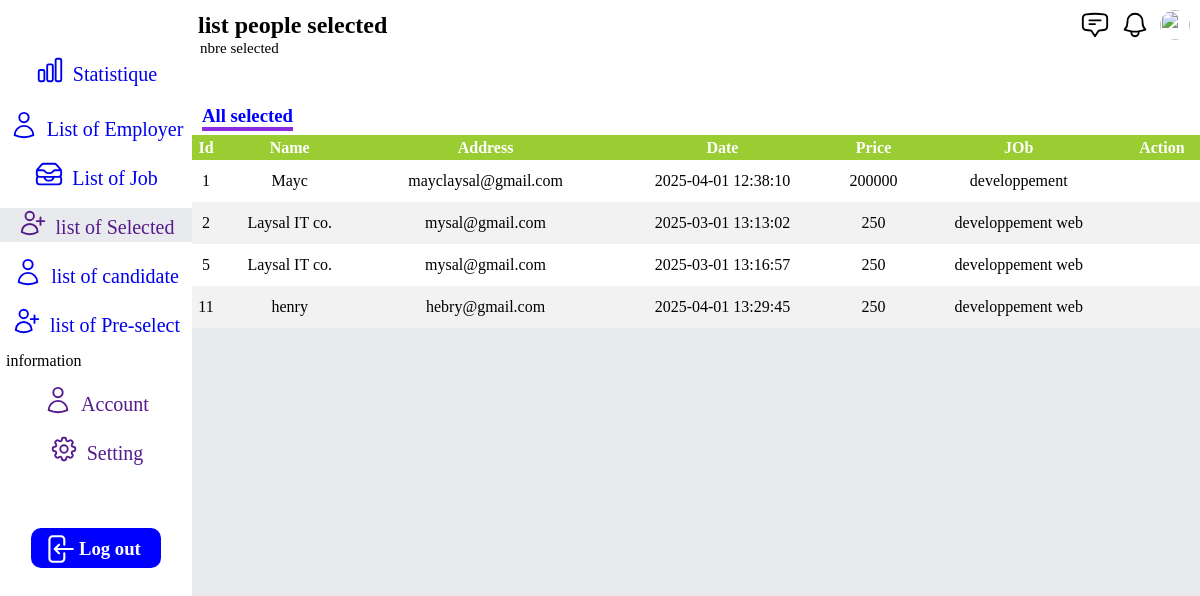
The page /project/big_user/list_selected.php on the database its author committed.
### tables this page shows
CREATE TABLE IF NOT EXISTS `selected` (
  `id` int NOT NULL AUTO_INCREMENT,
  `idjob` int DEFAULT NULL,
  `ident` int DEFAULT NULL,
  `idselecte` int DEFAULT NULL,
  `adresse` varchar(100) DEFAULT NULL,
  `montant` float DEFAULT NULL,
  `datet` timestamp NULL DEFAULT CURRENT_TIMESTAMP,
  `cv` varchar(200) DEFAULT NULL,
  PRIMARY KEY (`id`),
  KEY `idjob` (`idjob`),
  KEY `ident` (`ident`),
  KEY `idselecte` (`idselecte`)
);

CREATE TABLE IF NOT EXISTS `user` (
  `user_id` int NOT NULL AUTO_INCREMENT,
  `name` varchar(100) NOT NULL,
  `second_name` varchar(70) DEFAULT NULL,
  `email` varchar(100) NOT NULL,
  `date_of_b` date DEFAULT NULL,
  `password` varchar(50) NOT NULL,
  `role` enum('candidate','employer','admin') NOT NULL,
  `gender` varchar(10) DEFAULT NULL,
  `phone` varchar(30) DEFAULT NULL,
  `image` varchar(100) NOT NULL,
  `town` varchar(50) NOT NULL,
  `country` varchar(50) NOT NULL,
  `company_type` varchar(30) NOT NULL,
  `company_num` varchar(70) NOT NULL,
  `created_at` datetime DEFAULT CURRENT_TIMESTAMP,
  `updated_at` datetime DEFAULT CURRENT_TIMESTAMP ON UPDATE CURRENT_TIMESTAMP,
  PRIMARY KEY (`user_id`),
  UNIQUE KEY `email` (`email`)
);

CREATE TABLE IF NOT EXISTS `job_post` (
  `job_post_id` int NOT NULL AUTO_INCREMENT,
  `user_id` int NOT NULL,
  `title` varchar(255) NOT NULL,
  `description` text,
  `requirement` text,
  `qualification` text,
  `salary_range` varchar(100) DEFAULT NULL,
  `part_time` varchar(20) DEFAULT NULL,
  `day_shift` varchar(20) DEFAULT NULL,
  `post_date` datetime DEFAULT CURRENT_TIMESTAMP,
  `state` varchar(50) DEFAULT 'active',
  `created_at` datetime DEFAULT CURRENT_TIMESTAMP,
  `updated_at` datetime DEFAULT CURRENT_TIMESTAMP ON UPDATE CURRENT_TIMESTAMP,
  `skills` text,
  `town` varchar(100) DEFAULT NULL,
  `country` varchar(100) DEFAULT NULL,
  PRIMARY KEY (`job_post_id`),
  KEY `user_id` (`user_id`)
);

### project/big_user/list_selected.php (the view, shortened to what this page needs)
<?php
  $image=$_SESSION['image'];
?>
<!DOCTYPE html>
<html lang="en">
<head>
   <link rel="stylesheet" href="https://cdnjs.cloudflare.com/ajax/libs/font-awesome/5.7.2/css/all.min.css" : />
    <link rel="stylesheet" href="../Admin/style.css">
</head>
<body>
    <div class="div1">
         <a href="index.php" class="ar">
            <div>
            </div>
           <p class="aqw">Statistique</p>
         </a>
         <a href="index.php" class="br">
            <div>
            </div>
           <p class="aqw">List of Employer</p>
         </a>
         <a href="list_of_job.php" class="br">
            <div>
            </div>
           <p class="aqw">List of Job</p>
         </a>
         <a href="" class="cr">
            <div>
            </div>
           <p class="aqw">list of Selected </p>
         </a>
         <a href="list_candidate.php" class="br">
            <div>
            </div>
           <p class="aqw"> list of candidate</p>
         </a>
           <a href="list_preselect.php" class="br">
            <div>
            </div>
           <p class="aqw">list of Pre-select</p>
         </a>
         <p class="in"> information</p>
         <a href="" class="br">
            <div>
            </div>
           <p class="aqw"> Account</p>
         </a>
         <a href="" class="br">
            <div>
            </div>
           <p class="aqw"> Setting</p>
         </a>
         <div class="btn">
            <a class="log" href="log_out.php">
              <div>
              </div>
            <div>
               <h3 class="pp">Log out </h3></div> </a>
         </div>
    </div>
    <div class="div2">
      <div class="ma">
         <div><h2 class="se">list people selected</h2> <p class="nb"> nbre selected</p></div>
         <div class="pa" >
                <div>
                </div>
                <div>
                </div>
                <div>
                <img src="../<?php echo $image?>" class="message2" alt="">
                </div>
            </div>
      </div>
      <div class="prese">
        <div class="ty">
          <h3 class="all">All selected</h3>
        </div>
      </div>
      <table class="" cellspacing="0">
          <thead>
            <tr>
              <td>Id</td>
              <td>Name</td>
              <td>Address</td>
              <td>Date</td>
               <td>Price</td>
               <td>JOb</td>
               <td>Action</td>
            </tr>
          </thead>
          <tbody>
            <?php
             $localhost="localhost";
             $dbuser="root";
             $dbname="job";
             $dbpassword="";
             $conn=mysqli_connect($localhost,$dbuser,$dbpassword,$dbname);
             $sql="SELECT * FROM selected ";
             $req=mysqli_query($conn,$sql);
             $counter = 0;
             while($row=mysqli_fetch_assoc($req)) {
              $nameid=$row['idselecte'];
              $na=$row['idjob'];
              $sql4="SELECT * FROM job_post where job_post_id=$na";
              $row4=mysqli_query($conn,$sql4);
              $row5=mysqli_fetch_assoc($row4);
              $namet=$row5['title'];
              $sql2="SELECT * FROM user where user_id=$nameid";
              $row1=mysqli_query($conn,$sql2);
              $row2=mysqli_fetch_assoc($row1);
              $name=$row2['name'];
              $rowClass = ($counter % 2 == 0) ? 'even-row' : 'odd-row';
              $counter++;
            ?>
            <tr class="<?php echo $rowClass; ?>">
              <td class="su"><?php echo$row['id']?></td>
              <td><?php echo$name?></td>
              <td><?php echo$row['adresse']?></td>
              <td><?php echo$row['datet']?></td>
              <td><?php echo$row['montant']?></td>
              <td><?php echo$namet?></td>
              <td></td>
            </tr>
            <?php
            }?>
          </tbody>
        </table>
    </div>
</body>
</html>

### project/Admin/style.css (style rules this page uses)
* { margin: 0; }
body { width: 100%; height: 100vh; background-color: rgba(209, 213, 219, 0.5); display: flex; overflow-y: hidden; }
.div1 { width: 16%; height: 100%; background-color: white; }
.ar { display: flex; text-decoration: none; justify-content: center; margin-top: 55px; height: 40px; }
.ret { width: 30px; height: 30px; }
.aqw { margin-left: 8px; margin-top: 8px; font-size: 20px; }
.br { display: flex; text-decoration: none; justify-content: center; margin-top: 15px; }
.cr { display: flex; text-decoration: none; justify-content: center; margin-top: 15px; background-color: rgba(209, 213, 219, 0.5); }
.in { margin-top: 12px; margin-left: 6px; }
.btn { margin-top: 60px; display: flex; justify-content: center; width: 100%; height: 40px; cursor: pointer; }
.log { cursor: pointer; display: flex; width: 130px; height: 40px; border-radius: 10px; background-color: blue; border: none; }
.tre { margin-left: 8px; margin-top: 4px; width: 40px; height: 34px; color: white; }
.pp { margin-top: 10px; color: white; }
.div2 { width: 84%; height: 100%; }

### project/big_user/list_selected.php (style rules this page uses)
.ma { width:100%; height: 55px; display: flex; background-color: white; justify-content: space-between; }
.se { margin-top: 12px; margin-left: 6px; }
.pa { display: flex; }
.message { width: 30px; margin-top: 10px; height: 30px; margin-right: 10px; }
.message2 { width: 30px; margin-top: 10px; height: 30px; margin-right: 10px; border-radius: 100%; }
.nb { font-size: 15px; margin-top: 1px; margin-left: 8px; }
.prese { width: 100%; height: 80px; display: flex; justify-content: space-between; background-color: white; }
.ty { margin-top: 30px; }
.all { margin-left: 10px; border-bottom: 4px solid blueviolet; margin-top: 20px; color: blue; }
table { width: 100%; text-align: center; }
thead { background-color: yellowgreen; text-align: center; color: white; font-weight: bold; height: 25px; }
.even-row { background-color: #ffffff; }
.odd-row { background-color: #f2f2f2; }
.su { height: 40px; }

### rows shown on the page
selected: id "1", user.name "Mayc", adresse "mayclaysal@gmail.com", datet "2025-04-01 12:38:10", montant "200000", job_post.title "developpement"
selected: id "2", user.name "Laysal IT co.", adresse "mysal@gmail.com", datet "2025-03-01 13:13:02", montant "250", job_post.title "developpement web"
selected: id "5", user.name "Laysal IT co.", adresse "mysal@gmail.com", datet "2025-03-01 13:16:57", montant "250", job_post.title "developpement web"
selected: id "11", user.name "henry", adresse "hebry@gmail.com", datet "2025-04-01 13:29:45", montant "250", job_post.title "developpement web"
